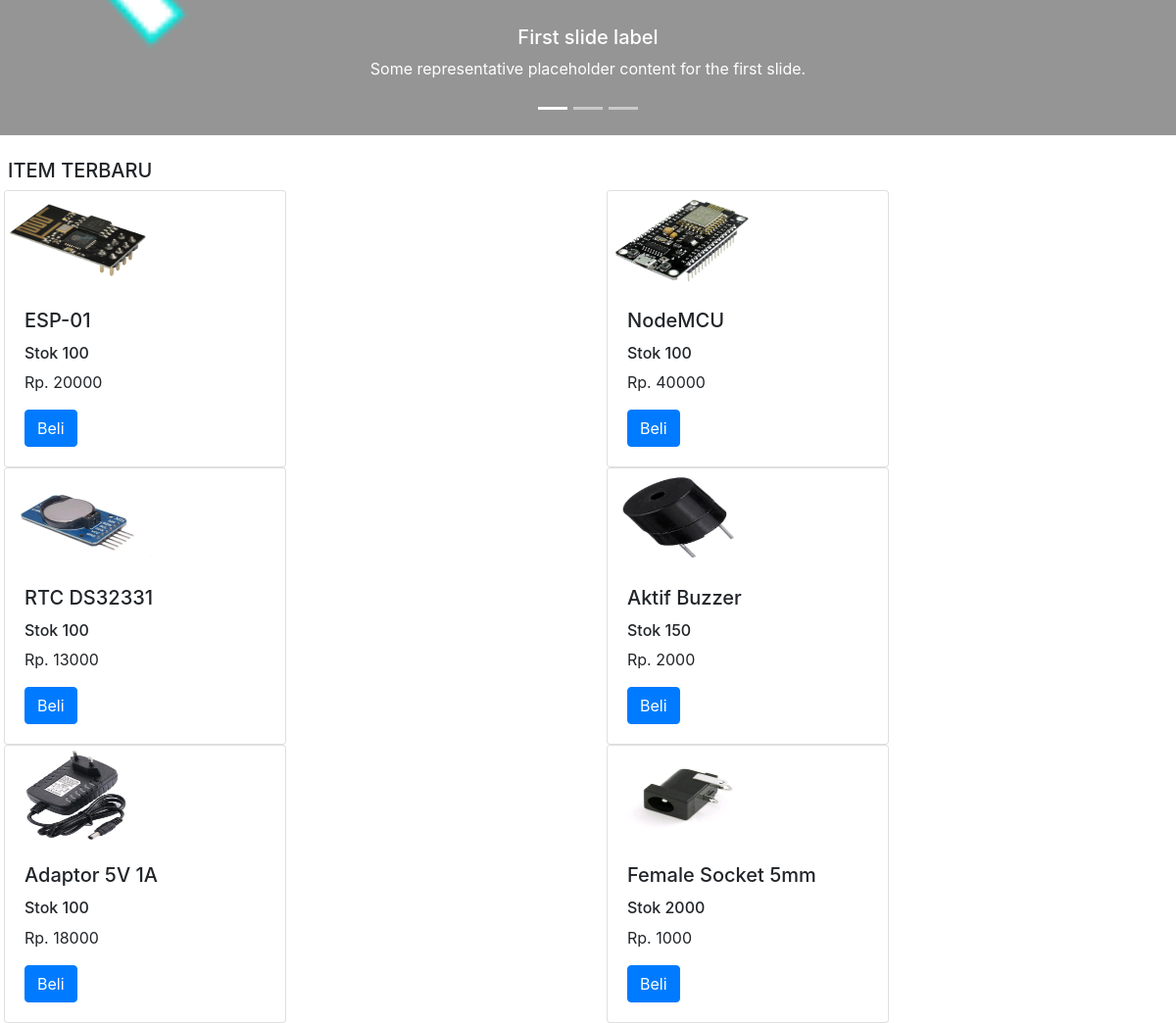
/index.php?hlm=Data (signed in, lower part), run on an earlier commit of the app's database.
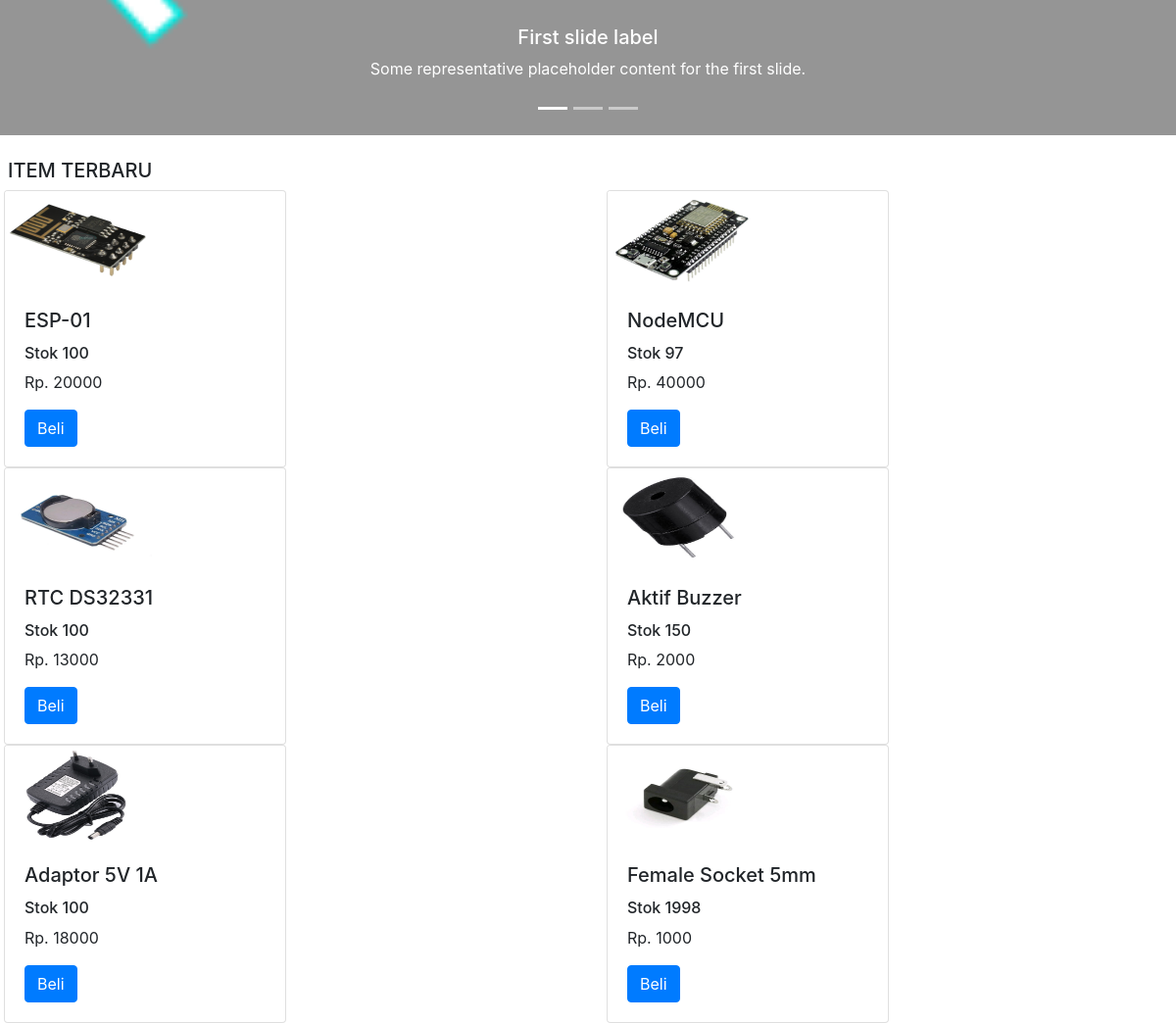
And on a later commit of the database.
### tables this page shows
CREATE TABLE `barang` (
  `id` int(11) NOT NULL,
  `slug` varchar(225) NOT NULL,
  `judul` varchar(225) NOT NULL,
  `harga` int(10) NOT NULL,
  `gambar` varchar(225) NOT NULL,
  `stok` int(10) NOT NULL,
  `timestamp` timestamp NOT NULL DEFAULT current_timestamp() ON UPDATE current_timestamp()
);

### index.php (the view, shortened to what this page needs)
 <?php
 include "header.php";
 include "koneksi.php";
 include "carosel.php";
 $query = "SELECT * FROM barang";
 $result = mysqli_query($koneksi, $query);
 $data = $result -> fetch_all(MYSQLI_ASSOC);
 ?>
<br />
<h5 class="ml-2">ITEM TERBARU</h5>
<div class="kartu-produk">
  <div class="row">
  <?php foreach($data as $br) : ?>
    <div class="col-6">
          <div class="card mx-1" style="width: 18rem">
            <img
              src="image/<?= $br['gambar'];?>"
              class="card-img-top"
              alt=""
              style="max-height: 100px; max-width: 150px"
            />
            <div class="card-body">
              <h5 class="card-title"><?= $br['judul']; ?></h5>
              <h6 class="card-text">Stok <?= $br['stok']; ?></h6>
              <p class="card-text">Rp. <?= $br['harga']; ?></p>
              <a method="post" href='beli.php?slug=<?= $br['slug']; ?>'  class="btn btn-primary">Beli</a>
            </div>
          </div>
        </div>
    <?php endforeach ?>
  </div>
</div>
<?php
include "footer.php";
?>

### header.php (shortened to what this page needs)
<!DOCTYPE html>
<html lang="en">
  <head>
    <link
      rel="stylesheet"
      href="https://cdn.jsdelivr.net/npm/bootstrap@4.6.0/dist/css/bootstrap.min.css"
    />
  </head>
  <body>

### carosel.php (shortened to what this page needs)
<div class="carosel">
      <div
        id="carouselExampleCaptions"
        class="carousel slide"
        data-ride="carousel"
      >
        <ol class="carousel-indicators">
          <li
            data-target="#carouselExampleCaptions"
            data-slide-to="0"
            class="active"
          ></li>
          <li data-target="#carouselExampleCaptions" data-slide-to="1"></li>
          <li data-target="#carouselExampleCaptions" data-slide-to="2"></li>
        </ol>
        <div class="carousel-inner">
          <div class="carousel-item active">
            <img src="image/flashsale.png" class="d-block w-100" alt="..." />
            <div class="carousel-caption d-none d-md-block">
              <h5>First slide label</h5>
              <p>
                Some representative placeholder content for the first slide.
              </p>
            </div>
          </div>
        </div>
        <a
          class="carousel-control-prev"
          href="#carouselExampleCaptions"
          role="button"
          data-slide="prev"
        >
        </a>
        <a
          class="carousel-control-next"
          href="#carouselExampleCaptions"
          role="button"
          data-slide="next"
        >
        </a>
      </div>
    </div>

### footer.php (shortened to what this page needs)
  </body>
</html>

What changed in the data, as far as the page shows it:
changed barang "NodeMCU": stok "100" → "97"
changed barang "Female Socket 5mm": stok "2000" → "1998"
